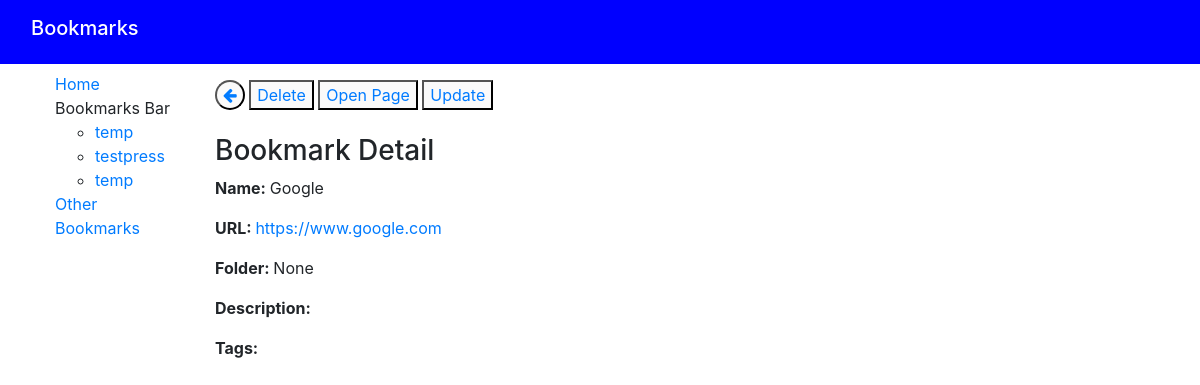
Before: /bookmarks/10/bookmarkdetail/ with the older database file.
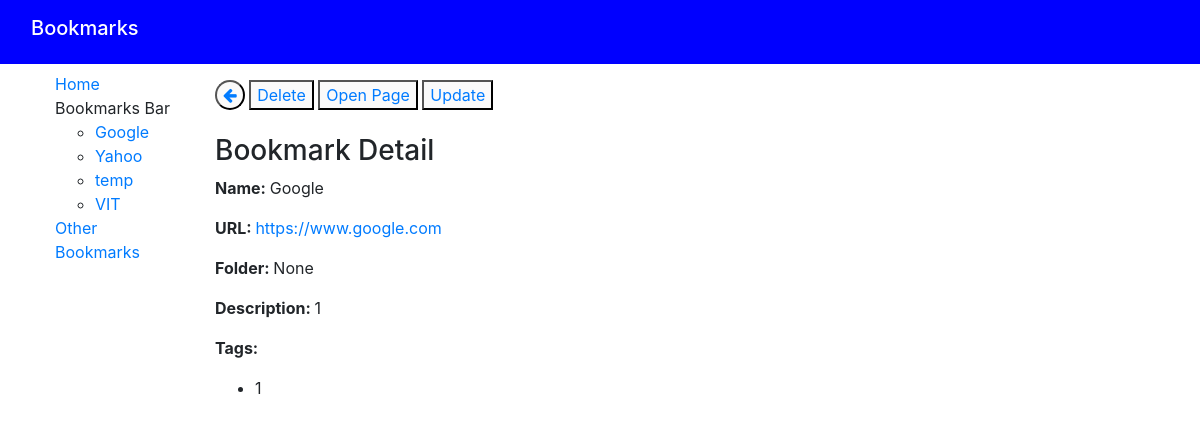
After: the same page with the newer database file.
### bookmarksapp/models.py (models this page shows, shortened)
class Folder(models.Model):
    name = models.CharField(max_length=200, help_text='Enter the folder name')

class Bookmarks(models.Model):
    name = models.CharField(max_length=200, help_text='Enter a webpage name')
    url = models.CharField(max_length=200, help_text='Enter a webpage url')
    description = models.CharField(max_length=200, help_text='Enter a webpage description')
    tags = TaggableManager(help_text='Enter webpage tags')
    folder = models.ForeignKey('Folder', on_delete=models.CASCADE, null=True, blank=True)

### bookmarksapp/views.py (the view)
# urls.py: path('<int:pk>/bookmarkdetail/', views.Detailbookmarks, name='detail-bookmarks'),
def Detailbookmarks(request,pk):
    folder_list = Folder.objects.all()
    bookmark = get_object_or_404(Bookmarks,pk=pk)
    context = {
        'folder_list': folder_list,
        'bookmark': bookmark,
    }
    return render(request, 'bookmarksapp/detail_bookmark.html', context=context)

### bookmarksapp/templates/bookmarksapp/detail_bookmark.html
{% extends "base_generic.html" %}
{% block content %}
  <button style="border-radius: 50%;border-color: black;" disabled>
    <a href="{% url 'index' %}">
    <i class="fa fa-arrow-left" onmouseover = "this.style.color = 'black'" onmouseout = "this.style.color = 'blue'" ></i>
    </a>
  </button>
  <button style="border-color: black;" disabled>
    <a onmouseover = "this.style.color = 'black'" onmouseout = "this.style.color = 'blue'" href="{% url 'delete-bookmarks' bookmark.id %}" style="text-decoration: none;">Delete
    </a>
  </button>
  <button style="border-color: black;" disabled>
    <a onmouseover = "this.style.color = 'black'" onmouseout = "this.style.color = 'blue'" href="{{ bookmark.url }}" target="_blank" style="text-decoration: none;">Open Page
    </a>
  </button>
  <button style="border-color: black;" disabled>
    <a onmouseover = "this.style.color = 'black'" onmouseout = "this.style.color = 'blue'" href="{% url 'update-bookmarks' bookmark.id %}" style="text-decoration: none;">Update
    </a>
  </button>
  <br><br>
  <h3>Bookmark Detail</h3>
  <p><strong>Name: </strong>{{ bookmark.name }}</p>
  <p><strong>URL: </strong><a href="{{ bookmark.url }}" target="_blank">{{ bookmark.url }}</a></p>
  <p><strong>Folder: </strong>{{ bookmark.folder }}</p>
  <p><strong>Description: </strong>{{ bookmark.description }}</p>
  <p><strong>Tags: </strong>
    <ul>
    {% for bookmarks in bookmark.tags.all %}
    <li>{{ bookmarks.name }}</li>
    {% endfor %}
    </ul>
  </p>
{% endblock %}

### bookmarksapp/templates/base_generic.html (shortened to what this page needs)
<!DOCTYPE html>
<html lang="en">
<head>
  <link rel="stylesheet" href="https://cdn.jsdelivr.net/npm/bootstrap@4.5.3/dist/css/bootstrap.min.css">
  <link rel="stylesheet" href="https://maxcdn.bootstrapcdn.com/font-awesome/4.4.0/css/font-awesome.min.css">
  <link rel="stylesheet" href="https://cdnjs.cloudflare.com/ajax/libs/font-awesome/4.7.0/css/font-awesome.min.css">
  {% load static %}
  <link rel="stylesheet" href="{% static 'css/styles.css' %}">
</head>
<body>
 <nav class="navbar navbar-expand-lg" style="background-color: blue">
  <div class="container-fluid" >
    <h2 class="navbar-brand" style="color: white;">Bookmarks</h2>
  </div>
</nav>
<div class="container-fluid">
    <div class="row">
      <div class="mysidebar col-sm-2 pt-2">
        <ul class="sidebar-nav" style="list-style-type: none;">
          <li> <a href="{% url 'index' %}">Home</a></li>
          <li>Bookmarks Bar
            <ul>
              {% for folder in folder_list %}
              <li><a href="{% url 'list-folder' folder.id %}">{{ folder.name }}</a></li>
              {% endfor %}
            </ul>
          </li>
          <li> <a href="{% url 'list-folder-unknown' %}">Other Bookmarks</a>
          </li>
        </ul>
      </div>
  <div class="col-sm-10 pt-3">
    {% block content %} {% endblock %}
    </div>
  </div>
</div>
</body>
</html>

Changed rows visible on the page:
removed Folder: name "testpress"
removed Folder: name "temp"
added Folder: name "Google"
added Folder: name "Yahoo"
added Folder: name "VIT"
changed Bookmarks "Google": description (not shown) → "1"
added Tag: name "1"
